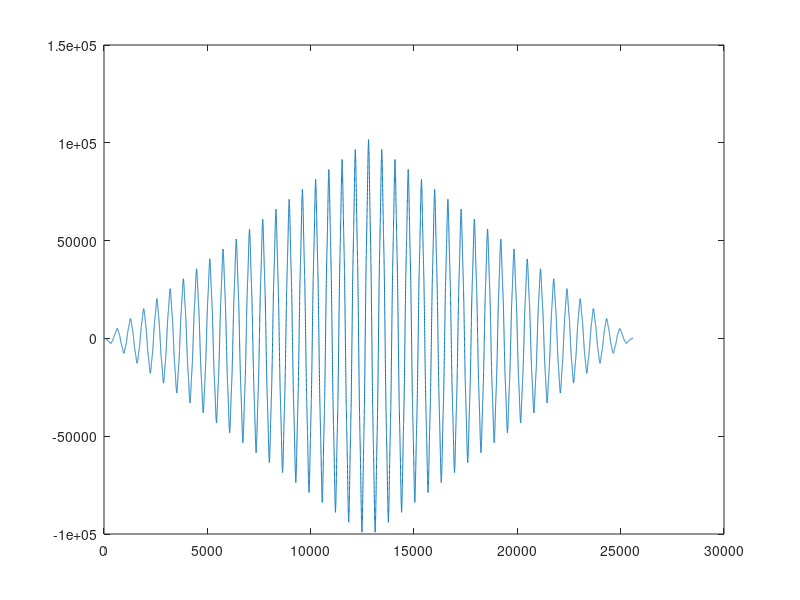

This figure's MATLAB source: (Note: this script raises an error after producing the figure.)
%%%%%%%%%%%%%%%%%%%%%%%%%%%%%%%%%%%%%%%%%%%%%%%%%%%%%%%%%%%%%%%%%%%%%%%%%%%%%%%%
%                                                                              %
%                                                                              %
%                          MUSIC INFORMATION RETRIEVAL                         %
%                   WINDOWING, CONVOLUTION AND AUTOCORRELATION                 %
%                                                                              %
%                                 September, 2017                              %
%                                                                              %
%                          Juan Ignacio Mendoza Garay                          %
%                               doctoral student                               %
%                 Department of Music, Art and Culture Studies                 %
%                            University of Jyv?skyl?                           %
%                                                                              %
%%%%%%%%%%%%%%%%%%%%%%%%%%%%%%%%%%%%%%%%%%%%%%%%%%%%%%%%%%%%%%%%%%%%%%%%%%%%%%%%

% This script has been tested with Matlab R2015a

% ==============================================================================
% Instructions:

%    Run the cells one by one, following the comments. The beginning of a cell is 
%    indicated by a double percentage sign (%%) to the left of a line.
%    A cell may be run by depressing keys 'cmd' and 'enter' at the same time.

%...............................................................................
% Contents:

% line  42: 1) WINDOWING
% line 174: 2) CONVOLUTION 
% line 221: 3) CORRELATION, CROSS-CORRELATION AND AUTOCORRELATION
% line 291: 4) MUSIC INFORMATION RETRIEVAL EXAMPLE: Simple algorithm for pitch contour extraction
% line 436: BONUS 1) Estimation of fundamental frequency by extracting harmonics using Fast Fourier Transform
% line 488: BONUS 2) Segmentation by convolving a checkerboard kernel upon the diagonal of a distance matrix

%% ==============================================================================
% Initialisation:

clc
clear
close all

%% =============================================================================
% 1) WINDOWING

% "Windowing" refers to a process in which computation is performed upon a section
% (a "window") of a signal. This process can be repeated at several and 
% equally-spaced points along the signal.

% The windows are also referred to as "frames".

% Make a short test signal (a wavelet):
wavelet_1 = [0 1 2 3 4 5 4 3 2 2 3 4 3 2 1 0 ];
plot(wavelet_1)

%%
% Make the wavelet negative:

wavelet_2 = wavelet_1 * -1;
plot(wavelet_2)

%%
% Put the positive and negative wavelets side by side:

wavelet_3 = [wavelet_1, wavelet_2];
plot(wavelet_3)

%%
% The Homer Simpson method of making a signal (copy and paste the wavelet many times):

test_signal_1 = [wavelet_3, wavelet_3, wavelet_3, wavelet_3, wavelet_3, wavelet_3, wavelet_3, wavelet_3, wavelet_3, wavelet_3, wavelet_3, wavelet_3, wavelet_3, wavelet_3, wavelet_3, wavelet_3, wavelet_3, wavelet_3, wavelet_3, wavelet_3, wavelet_3, wavelet_3];
plot(test_signal_1)

%%
% The Matlab method (use the function 'repmat'):

test_signal_2 = repmat(wavelet_3,1,20);
plot(test_signal_2)

%%
% Extract a window from the signal:

single_window = test_signal_2(12:30);
plot(single_window)

%%
% Make a window so that its boundaries can be specified with variables:

window_width = 18;
window_start = 12;
window_end = window_start + window_width - 1 ;
single_window = test_signal_2(window_start:window_end);
plot(single_window)

%%
% Make a sliding window with hop = 1 sample:

window_width = 2; 
amount_windows = length(test_signal_2) - window_width - 1 ;

processed = zeros(1,amount_windows);

for i = 1:amount_windows
    window_start = i;
    window_end = window_start + window_width;
    processed(1,i) = mean(test_signal_2(window_start:window_end)); % process is mean (moving average)
%     processed(1,i) = rms(test_signal_2(window_start:window_end)); % process is root-mean-square (a measure of power)
%     processed(1,i) = std(test_signal_2(window_start:window_end)); % process is standard deviation (difference from mean)
end

plot(processed)

% Observe the results at different values for window width and process.

%%
% Make a sliding window with assignable hop:

window_width = 8; 
hop = 2;
amount_windows = round( (length(test_signal_2) - window_width) / hop );

processed = zeros(1,amount_windows);

for i = 1:amount_windows
    window_start = ((i - 1) * hop) + 1; % incorporate the hop to the indexing
    window_end = window_start + window_width;
    processed(1,i) = mean(test_signal_2(window_start:window_end)); % process is mean (moving average)
%     processed(1,i) = rms(test_signal_2(window_start:window_end)); % process is root-mean-square (a measure of power)
%     processed(1,i) = std(test_signal_2(window_start:window_end)); % process is standard deviation (difference from mean)
end

plot(processed)

% Observe the results at different values for window width, hop and process.

%%
% Upsample the test signal:

resampling_rate = 20;
test_signal_3 = zeros(1,length(test_signal_2) * resampling_rate );

counter = 1;
for i = 1:length(test_signal_2)
    for i_1 = 1:resampling_rate
        test_signal_3(counter) = test_signal_2(i);
        counter = counter + 1;
    end
end

plot(test_signal_3)

%%
% Run sliding window process upon upsampled test signal:

tic % start stopwatch

window_width = 100; 
hop = 10;
amount_windows = round( (length(test_signal_3) - window_width) / hop );

processed = zeros(1,amount_windows);

for i = 1:amount_windows
    window_start = ((i - 1) * hop) + 1; % incorporate the hop to the indexing
    window_end = window_start + window_width - 1 ;
    processed(1,i) = mean(test_signal_3(window_start:window_end)); % process is mean (moving average)
end

toc % stop stopwatch

plot(processed)

% Observe the difference in computing time using different values for window width and hop.

%% =============================================================================
% 2) CONVOLUTION

% Convolution can be thought of as a special kind of windowed process, in which
% the windowed section of the signal is dot-multiplied with the reversed version
% of another signal that is the same size of the window. This second signal is
% often much shorter than the first one. In Computer Science jargon the process
% performed over each window along the signal, is called "kernel".
% Also usually the second (shorter) signal itself is called "kernel".

% Make kernel:

kernel_signal = [0 1 0.7 0.5 0.2 0]';
% kernel_signal = gausswin(20);
plot(kernel_signal)

%%
% Flip (reverse) the kernel:

flipped_kernel_signal = flipud(kernel_signal);
plot(flipped_kernel_signal)

%%
% Run sliding window with hop = 1 sample, where process is dot product:

signal_to_process = test_signal_2;

window_width = length(kernel_signal); 
hop = 1; % for convolution hop should be 1 
amount_windows = round( (length(signal_to_process) - window_width) / hop );

processed = zeros(1,amount_windows);

for i = 1:amount_windows
    window_start = ((i - 1) * hop) + 1; % incorporate the hop to the indexing
    window_end = window_start + window_width - 1 ;
    processed(1,i) = signal_to_process(window_start:window_end) * flipped_kernel_signal; % process is dot product
end

plot(processed)

% The previous examples show convolution of two one-dimensional signals.
% Convolution can also be performed in more than one dimension.
% For example, two-dimensional convolution it is widely used to filter images.
% Convolution in two dimensions takes the dot product of a matrix and another
% matrix, the latter usually being smaller.

%% =============================================================================
% 3) CORRELATION, CROSS-CORRELATION AND AUTOCORRELATION

% Correlation is a measure of the relationship between two variables.
% It can be considered as a measure of similarity.
% Intuitively, there are three cases:

% 1) Full correlation: Two variables A and B change in the same proportion.
%    This can be expressed as corr(A,B) = 1
%    Hence, always corr(A,A) = 1

% 2) Negative correlation: Two variables A and B change in the same inverse 
%    proportion.
%    This can be expressed as corr(A,B) = -1
%    Hence, always corr(A,-A) = -1

% 3) No correlation: When either variable A or B change, the other variable
%    doesn't change. This is undefined (there is no value for it).

% A common measurement of correlation is Pearson's R, which consist of a rather 
% lengthy formula:

A = [1 2 3 4];
B = [1 2 3 4];

R = ( ( B - mean(B) ) *  ( A - mean(A) )' ) / sqrt( sum( (A - mean(A)).^2 ) * sum( (B - mean(B)).^2 ));
R = corr(A',B');

%%

% Cross-correlation is a much simpler operation. The concept is still of 
% similarity between two signals. It is obtained by computing the dot product of
% the signals at different displacements (lags).
% The resulting value will be the highest at the displacement point (lag) where 
% the signals are most similar, and viceversa.
% Computationally, it can be seen as a windowed process, actually the same as
% convolution except that the second signal to be multiplied is not reversed.
% Also, although convolution and cross-correlation are mathematically very similar,
% conceptually they are quite different. Convolution is a process in which the 
% longer signal acquires characteristics of the shorter signal. This is, for 
% example, how convolution reverberation and filters (such as audio equalizers) 
% work. On the other hand, cross-correlation is a measure of similarity between 
% two signals, at different displacements.

% Auto-correlation is simply cross-correlation of a signal with itself.

% Run sliding window with hop = 1 sample, where process is dot product:

signal_to_process_1 = test_signal_3;
signal_to_process_2 = test_signal_3;

window_width = length(signal_to_process_2); 
hop = 1;
amount_windows = length(signal_to_process_1)*2 - 1;

processed = zeros(1,amount_windows);

% Add zeros at the beginning and end of one of the signals, to slide the second
% signal completely:
signal_to_process_1_padded = zeros(1,length(signal_to_process_1)*3);
signal_to_process_1_padded(window_width:window_width+length(signal_to_process_1)-1) = signal_to_process_1;

for i = 1:amount_windows
    window_start = ((i - 1) * hop) + 1; % incorporate the hop to the indexing
    window_end = window_start + window_width - 1 ;
    processed(1,i) = signal_to_process_1_padded(window_start:window_end) * signal_to_process_2'; % process is dot product
end

plot(processed)

%% =============================================================================
% 4) MUSIC INFORMATION RETRIEVAL EXAMPLE: 
%    Simple algorithm for pitch contour extraction

example_files_path = '/xxxx/xxxx'; % <--------------- Path where the example files are
addpath(example_files_path)

%%
% Load audio file :
audio_filename = 'xxxx'; % e.g., 'man_sings_note_C.wav'
[audio_raw, audio_sf] = audioread(audio_filename);

% Play raw audio file:
sound(audio_raw, audio_sf)

%%
% Extract and play window:

window_width = audio_sf * 0.05;
window_start = audio_sf * 0.3;
window_end = window_start + window_width;

audio_window = audio_raw(window_start:window_end);
sound(audio_window, audio_sf)

%%
% Estimation of fundamental frequency by autocorrelation:

amount_windows = length(audio_window)*2;
processed_full = zeros(amount_windows-1,1);
audio_window_padded = zeros(length(audio_window)*3,1);
audio_window_padded(window_width:window_width+length(audio_window)-1) = audio_window;
for i = 1:amount_windows-1
    window_start = i;
    window_end = window_start + window_width;
    processed_full(i) = audio_window_padded(window_start:window_end)' * audio_window;
end
processed = processed_full(floor(window_width/2)+1:floor(window_width*1.5)); 

figure; plot(processed)

% Note that the result is symmetric.

%%
% Intuitively try to extract highest peaks:

maximum_index = find(processed == max(processed)); % maximum peak
% window_to_examine = processed(maximum_index-1:maximum_index+201);
window_to_examine = processed(maximum_index-1:end);

figure; 
% plot(processed)
plot(window_to_examine )
hold on
grid on
% plot( diff(window_to_examine) ,'linewidth',3 )
% plot( sign(diff(window_to_examine)) ,'linewidth',3 )
% plot( diff(sign(diff(window_to_examine))) ,'linewidth',3 )
plot( diff(sign(diff(window_to_examine))) < 0,'linewidth',3 )

%%
% Compute the period (T, for time) between the highest peaks and extract frequency (f):
% Remember that T = 1/f ; hence f = 1/T

selected_peaks_bool = diff(sign(diff(window_to_examine))) < 0;
values_selpeaks = selected_peaks_bool .* window_to_examine(1:end-2);
second_biggest_peak = max(values_selpeaks(2:end));
T = find(window_to_examine == second_biggest_peak); % period in samples
freq = 1/T;             % frequency in samples 
freq = freq * audio_sf; % frequency in Hz

%%
% Run windowed frequency estimation along an audio signal.
% This will result in a 'pitch contour'
% This process invoves a windowed process inside another windowed process.
% The outer loop will slide the windowed pitch estimation process along the audio file.
% The inner loop will slide a dot product along the window with the window itself and
% will compute the frequency.

% Load audio file :
audio_filename = 'xxxx'; % e.g., 'child_sings_scale_C_major.wav'
[audio_raw, audio_sf] = audioread(audio_filename);

% Play raw audio file:
sound(audio_raw, audio_sf)

%%
clc
close all
tic

margin = round(audio_sf / 10);
audio_raw = audio_raw(margin:end - margin);

window_width = audio_sf * 0.01; 
window_width = round(window_width);
hop = round(audio_sf / 40);
outer_amount_windows = round( (length(audio_raw) - window_width) / hop );
frequency_contour = zeros(1,outer_amount_windows);

inner_amount_windows = window_width;
inner_autocorr = zeros(inner_amount_windows,1);
audio_window_padded = zeros(window_width * 2,1);

for i = 1:outer_amount_windows
    
    outer_window_start = ((i - 1) * hop) + 1; % incorporate the hop to the indexing
    outer_window_end = outer_window_start + window_width - 1 ;
    audio_window = audio_raw(outer_window_start:outer_window_end);
    
%     pause(0.1)
%     plot(outer_window)

    %...........................................................................
    % estimate fundamental frequency by autocorrelation ('inner' process):
   
    audio_window_padded(1:window_width) = audio_window;
    
%     pause(0.1)
%     plot(audio_window_padded)
    
    for i_1 = 1:inner_amount_windows
        inner_window_start = i_1;
        inner_window_end = inner_window_start + window_width-1;
        inner_autocorr(i_1) = audio_window_padded(inner_window_start:inner_window_end)' * audio_window;
    end
    
%     pause(0.2)     
%     plot(inner_autocorr)

    %...........................................................................
    
    selected_peaks_bool = diff(sign(diff(inner_autocorr))) < 0;
    values_selpeaks = selected_peaks_bool .* inner_autocorr(1:end-2);
    second_biggest_peak = max(values_selpeaks(2:end));
    T = find(inner_autocorr == second_biggest_peak);        % period in samples
    frequency_contour(i) = 1/T;                             % frequency in samples
    frequency_contour(i) = frequency_contour(i) * audio_sf; % frequency in Hz
    
end

toc

plot(frequency_contour)

%% =============================================================================
% BONUS 1)  Estimation of fundamental frequency by extracting harmonics using Fast Fourier Transform

% Load audio file :
audio_filename = 'xxxx'; % e.g., 'man_sings_note_C.wav'
[audio_raw, audio_sf] = audioread(audio_filename);

% Play raw audio file:
sound(audio_raw, audio_sf)

%%
% Compute FFT upon a window:

audio_window = audio_raw(audio_sf/100:audio_sf*2);
audio_window_fft = fft(audio_window,audio_sf);
audio_window_fft_abs = abs(audio_window_fft);
plot(audio_window_fft_abs)

%%
% Compute spectrum from FFT:
% (just take the half of FFT and rescale so maximum is 1)

fft_length = length(audio_window_fft_abs);
audio_window_fft_abs_spectrum = audio_window_fft_abs( 1 : floor(fft_length/2) + 1 );
audio_window_fft_abs_spectrum = audio_window_fft_abs_spectrum / max(audio_window_fft_abs_spectrum); % normalise it, don't criticise it
plot(audio_window_fft_abs_spectrum)

%%
% Set a frequency scale if needed:

frequency_scale = audio_sf * ([0 : floor(fft_length/2 )] / fft_length ) ;
plot(frequency_scale,audio_window_fft_abs_spectrum); 

%%
% Visualise it better in a logarithmic scale:

figure; semilogx(frequency_scale,audio_window_fft_abs_spectrum); 

%%
% Estimation of fundamental pitch by extracting harmonics:

h_threshold = 0.38;
harmonics = (audio_window_fft_abs_spectrum > h_threshold);
semilogx(frequency_scale,audio_window_fft_abs_spectrum); 
hold on
semilogx(frequency_scale,harmonics,'r');
f0 = frequency_scale(find(harmonics==1,1));

% This pitch estimation process can also be applied as a sliding window. 
% The FFT alone applied as a windowed process and then visualised is called 
% 'spectrogram'.

%% =============================================================================
% BONUS 2) Segmentation by convolving a checkerboard kernel upon the diagonal of a distance matrix

% B2.1) Self-Similarity Matrix 

% A self-similarity matrix is a distance matrix. It contains the distance 
% (e.g., the absolute difference) between every sample of a finite signal with
% itself and every other samples.
% Example:

my_signal = [1 2 3 4];

my_distance_matrix_1 = abs( [ 1-1, 1-2, 1-3, 1-4 ;
                              2-1, 2-2, 2-3, 2-4 ; 
                              3-1, 3-2, 3-3, 3-4 ;
                              4-1, 4-2, 4-3, 4-4 ] )

close all
imagesc(my_distance_matrix_1)

%%                          
% This can be quickly computed with the Matlab command 'pdist2'                       

my_distance_matrix_1 = pdist2(my_signal',my_signal')
imagesc(my_distance_matrix_1)

%%
% Compute a distance matrix of a signal with itself (a 'self-similarity matrix'):

my_distance_matrix_2 = pdist2(test_signal_2',test_signal_2');
imagesc(my_distance_matrix_2)

%%
% Compute the self-similarity matrix for the frequency contour of the MIR example:

clc
close all

figure; plot(frequency_contour);

frequency_contour_dm = pdist2(frequency_contour',frequency_contour');
figure; imagesc(frequency_contour_dm)

% %%
% To make the notes more clear we are smooth the frequency contour
% by convolving it with a filter window.
% Now that we know how convolution works, we can use the built-in function 'conv' :)

clc
close all

figure; plot(frequency_contour);
title('frequency contour')

% Try different windows and windows lengths:
window_length = 4;
% filter_window = gausswin(window_length);
% filter_window = hann(window_length);
filter_window = hamming(window_length);
figure; plot(filter_window);
title('Hann window')

smooth_frequency_contour = conv(frequency_contour',filter_window,'same');

figure; plot(smooth_frequency_contour);
title('smooth frequency contour')

smooth_frequency_contour_dm = pdist2(smooth_frequency_contour,smooth_frequency_contour);
figure; imagesc(smooth_frequency_contour_dm)

%%
% B2.2) Novelty Score

% A novelty score can be extracted from a self-similarity simply by convolving a 
% checkerboard kernel along the diagonal of the self-similarity matrix.

% Make a 2x2 checkerboard kernel:

checkerboard_kernel_1 = [ -1,  1 ;
                           1, -1 ]
                       
imagesc(checkerboard_kernel_1)

%%
% Make a checkerboard kernel of variable size:

ck_size = 20;
checkerboard_kernel_2 = [ -ones(ck_size/2),  ones(ck_size/2) ;
                           ones(ck_size/2), -ones(ck_size/2) ];                       
imagesc(checkerboard_kernel_2)

%%
% To convolve the checkerboard kernel along the diagonal of the self-similarity 
% matrix the easy way is to just convolve the whole matrix and then extract the
% diagonal. This is easy to code but computationally inefficient.

% Convolve the kernel and the self-similarity matrix using the built-in
% function 'conv2':

ssm_convolved = conv2(smooth_frequency_contour_dm,checkerboard_kernel_2,'same');
imagesc(ssm_convolved)

%%
% Extract the diagonal of the convolved matrix:

novelty_score = diag(ssm_convolved);
figure; plot(novelty_score)

%%
% The peaks of the novelty score are the boundaries of each note, so next we find
% where those peaks are. Now that we know how peak finding works we can simply 
% use the built-in function 'findpeaks' :D
clc
close all

[peaks_values, peaks_indexes] = findpeaks(novelty_score);

peaks_bool = zeros(1,length(smooth_frequency_contour));
peaks_bool(peaks_indexes) = 1;
peaks_to_plot = peaks_bool * max(smooth_frequency_contour);

plot(smooth_frequency_contour)
hold on
plot(peaks_to_plot)

%%
% B2.3) Extract average frequency of each segment

amount_of_segments = length(peaks_indexes);
boundaries_indexes = [1; peaks_indexes]; % we add a one at the beginning to indicate the first boundary
mean_freqs = zeros(amount_of_segments,1);

for i = 1:amount_of_segments
    
   start_of_segment = boundaries_indexes(i);
     end_of_segment = boundaries_indexes(i+1);
     
   mean_freqs(i) = mean( frequency_contour( start_of_segment : end_of_segment) );
   
end

mean_freqs









